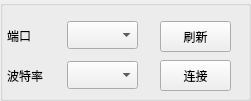
  <widget class="QGroupBox" name="groupBox">
   <property name="geometry">
    <rect>
     <x>0</x>
     <y>-10</y>
     <width>251</width>
     <height>101</height>
    </rect>
   </property>
   <property name="title">
    <string/>
   </property>
   <widget class="QPushButton" name="pushButton">
    <property name="geometry">
     <rect>
      <x>160</x>
      <y>21</y>
      <width>71</width>
      <height>31</height>
     </rect>
    </property>
    <property name="minimumSize">
     <size>
      <width>0</width>
      <height>0</height>
     </size>
    </property>
    <property name="text">
     <string>刷新</string>
    </property>
   </widget>
   <widget class="QLabel" name="label_2">
    <property name="geometry">
     <rect>
      <x>7</x>
      <y>61</y>
      <width>100</width>
      <height>30</height>
     </rect>
    </property>
    <property name="text">
     <string>波特率</string>
    </property>
    <property name="alignment">
     <set>Qt::AlignLeading|Qt::AlignLeft|Qt::AlignVCenter</set>
    </property>
   </widget>
   <widget class="QComboBox" name="serialNameBox">
    <property name="geometry">
     <rect>
      <x>67</x>
      <y>21</y>
      <width>71</width>
      <height>28</height>
     </rect>
    </property>
    <property name="minimumSize">
     <size>
      <width>50</width>
      <height>10</height>
     </size>
    </property>
    <property name="maximumSize">
     <size>
      <width>16777215</width>
      <height>31</height>
     </size>
    </property>
   </widget>
   <widget class="QPushButton" name="connectButton">
    <property name="geometry">
     <rect>
      <x>160</x>
      <y>60</y>
      <width>71</width>
      <height>31</height>
     </rect>
    </property>
    <property name="text">
     <string>连接</string>
    </property>
   </widget>
   <widget class="QComboBox" name="bandRateBox">
    <property name="geometry">
     <rect>
      <x>67</x>
      <y>61</y>
      <width>71</width>
      <height>28</height>
     </rect>
    </property>
   </widget>
   <widget class="QLabel" name="label">
    <property name="geometry">
     <rect>
      <x>7</x>
      <y>21</y>
      <width>100</width>
      <height>30</height>
     </rect>
    </property>
    <property name="text">
     <string>端口</string>
    </property>
    <property name="alignment">
     <set>Qt::AlignLeading|Qt::AlignLeft|Qt::AlignVCenter</set>
    </property>
   </widget>
  </widget>
